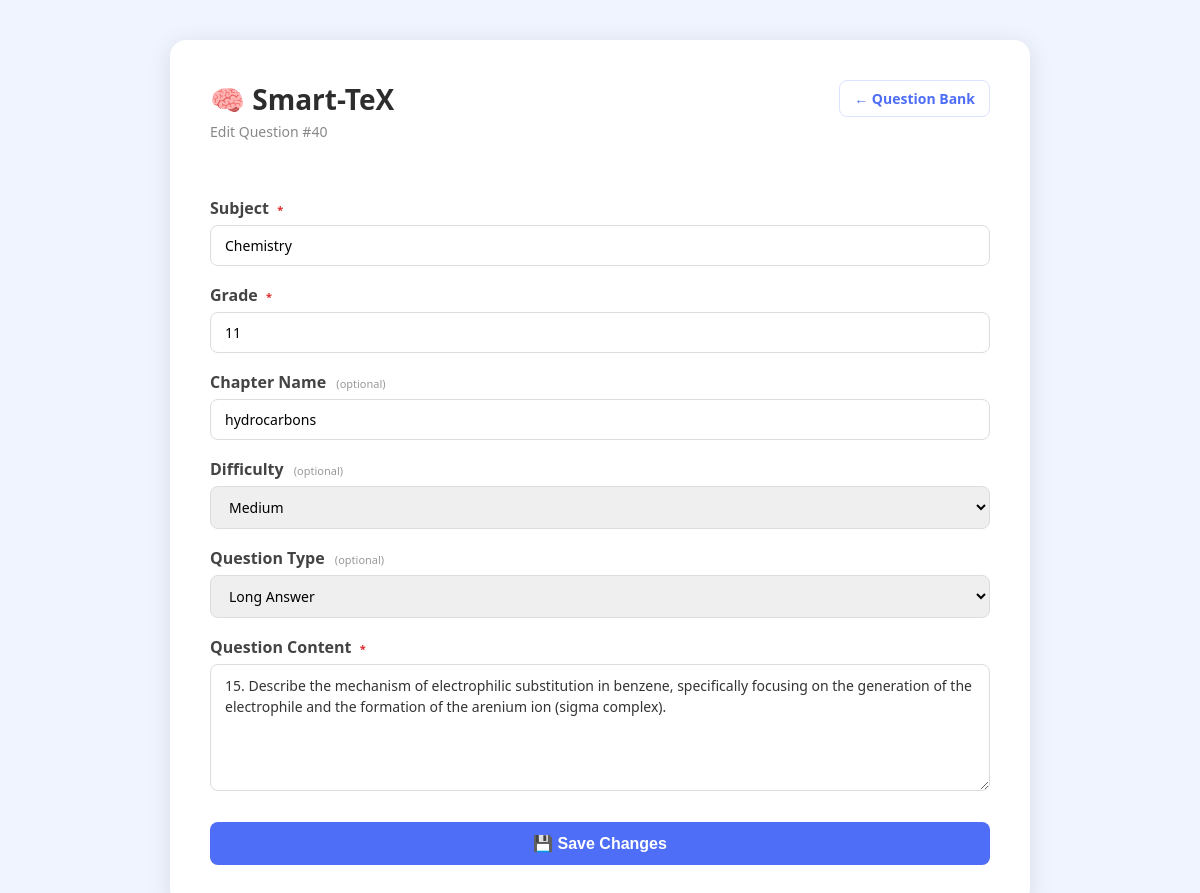
Screenshot of /questions/edit/40 with the database file from the repository.
### app.py (models this page shows, shortened)
class Question(db.Model):
    __tablename__ = "questions"
    id            = db.Column(db.Integer, primary_key=True, autoincrement=True)
    subject       = db.Column(db.Text, nullable=False)
    grade         = db.Column(db.Text, nullable=False)
    chapter_name  = db.Column(db.Text, nullable=True)
    difficulty    = db.Column(db.Text, nullable=True)
    question_type = db.Column(db.Text, nullable=True)
    content       = db.Column(db.Text, nullable=False)
    paper_id      = db.Column(db.Integer, db.ForeignKey("papers.id"), nullable=True)
    __table_args__ = (
        db.Index("ix_questions_subject",    "subject"),
        db.Index("ix_questions_grade",      "grade"),
        db.Index("ix_questions_difficulty", "difficulty"),
    )

### app.py (the view, shortened to what this page needs)
@app.route("/questions/edit/<int:question_id>", methods=["GET", "POST"])
def edit_question(question_id):
    question = Question.query.get_or_404(question_id)
    return render_template("edit_question.html", question=question,
                           error=None, form_data={})

### templates/edit_question.html (shortened to what this page needs)
<!DOCTYPE html>
<html lang="en">
<head>
    <link rel="stylesheet" href="/static/style.css">
</head>
<body>
    <div class="container">
        <div class="past-papers-header">
            <div>
                <h1>🧠 Smart-TeX</h1>
                <p class="subtitle">Edit Question #{{ question.id }}</p>
            </div>
            <a href="/questions" class="nav-link">← Question Bank</a>
        </div>
        <form action="/questions/edit/{{ question.id }}" method="POST">
            <div class="form-group">
                <label>Subject <span class="required-tag">*</span></label>
                <input type="text" name="subject"
                       value="{{ form_data.get('subject', question.subject) }}"
                       placeholder="e.g. Mathematics" required>
            </div>
            <div class="form-group">
                <label>Grade <span class="required-tag">*</span></label>
                <input type="text" name="grade"
                       value="{{ form_data.get('grade', question.grade) }}"
                       placeholder="e.g. Grade 8" required>
            </div>
            <div class="form-group">
                <label>Chapter Name <span class="optional-tag">(optional)</span></label>
                <input type="text" name="chapter_name"
                       value="{{ form_data.get('chapter_name', question.chapter_name or '') }}"
                       placeholder="e.g. Chapter 4 – Fractions">
            </div>
            <div class="form-group">
                <label>Difficulty <span class="optional-tag">(optional)</span></label>
                {% set current_diff = form_data.get('difficulty', question.difficulty or '') %}
                <select name="difficulty">
                    <option value="Medium" {% if current_diff == 'Medium' %}selected{% endif %}>Medium</option>
                </select>
            </div>
            <div class="form-group">
                <label>Question Type <span class="optional-tag">(optional)</span></label>
                {% set current_type = form_data.get('question_type', question.question_type or '') %}
                <select name="question_type">
                    <option value="Long Answer"        {% if current_type == 'Long Answer'        %}selected{% endif %}>Long Answer</option>
                </select>
            </div>
            <div class="form-group">
                <label>Question Content <span class="required-tag">*</span></label>
                <textarea name="content" rows="5"
                          placeholder="Type the full question here..." required>{{ form_data.get('content', question.content) }}</textarea>
            </div>
            <button type="submit">💾 Save Changes</button>
        </form>
    </div>
</body>
</html>

### static/style.css (style rules this page uses)
* { box-sizing: border-box; margin: 0; padding: 0; }
body { font-family: 'Segoe UI', sans-serif; background: #f0f4ff; display: flex; justify-content: center; align-items: flex-start; min-height: 100vh; padding: 40px 16px; }
.container { background: white; padding: 40px; border-radius: 16px; box-shadow: 0 4px 24px rgba(0,0,0,0.1); width: 100%; max-width: 860px; }
h1 { font-size: 28px; color: #2d2d2d; margin-bottom: 4px; }
.subtitle { color: #888; margin-bottom: 28px; font-size: 14px; }
.form-group { margin-bottom: 18px; }
.form-group label { display: block; font-weight: 600; margin-bottom: 6px; color: #444; }
input, select, textarea { width: 100%; padding: 10px 14px; border: 1px solid #ddd; border-radius: 8px; font-size: 14px; outline: none; transition: border 0.2s; font-family: 'Segoe UI', sans-serif; }
textarea { resize: vertical; min-height: 80px; line-height: 1.5; color: #333; }
button { width: 100%; padding: 12px; background: #4f6ef7; color: white; border: none; border-radius: 8px; font-size: 16px; font-weight: 600; cursor: pointer; margin-top: 8px; transition: background 0.2s; }
.optional-tag { font-size: 11px; font-weight: 400; color: #999; margin-left: 6px; }
.past-papers-header { display: flex; align-items: flex-start; justify-content: space-between; margin-bottom: 28px; }
.nav-link { font-size: 14px; font-weight: 600; color: #4f6ef7; text-decoration: none; padding: 8px 14px; border: 1px solid #dde2ff; border-radius: 8px; transition: background 0.2s; white-space: nowrap; }
.required-tag { font-size: 11px; font-weight: 600; color: #dc2626; margin-left: 4px; }

### rows the page displays
Question: id "40", subject "Chemistry", grade "11", chapter_name "hydrocarbons", difficulty "Medium", question_type "Long Answer", content "15. Describe the mechanism of electrophilic substitution in benzene, specifically focusing on the generation of the electrophile and the formation of the arenium ion (sigma complex)."
